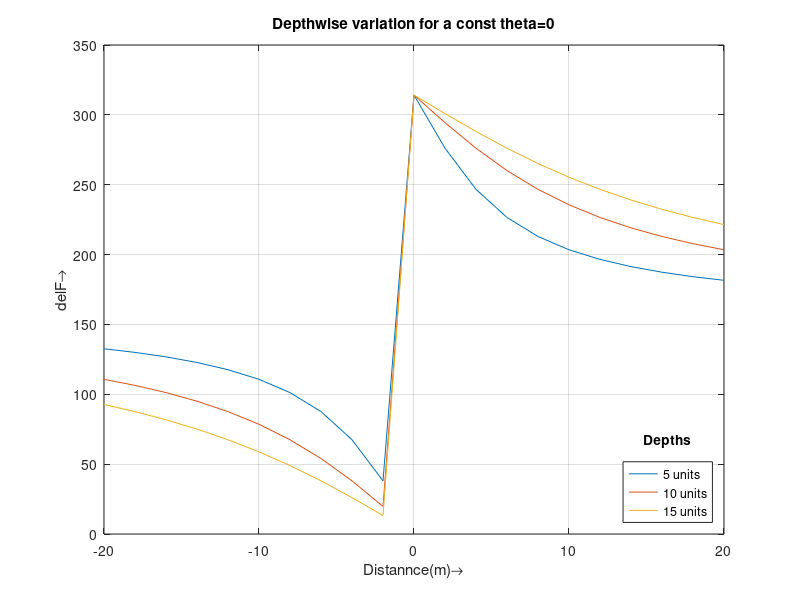
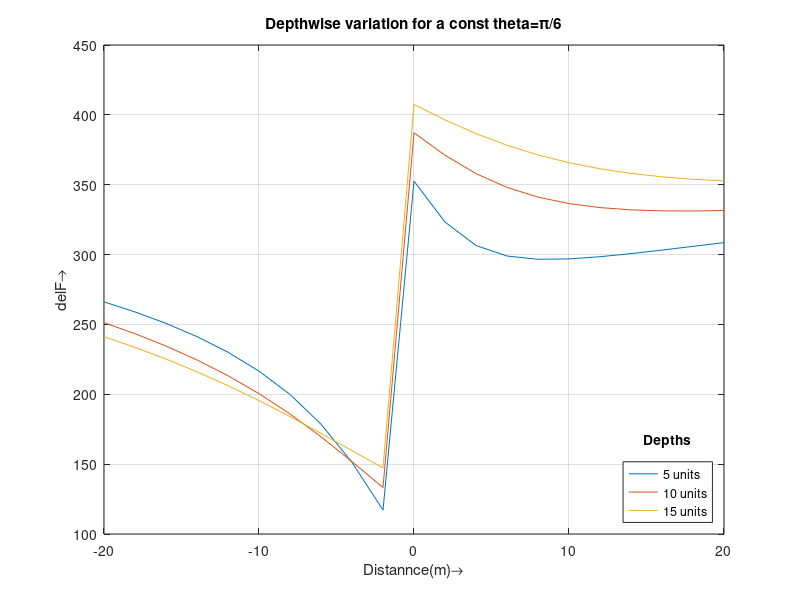
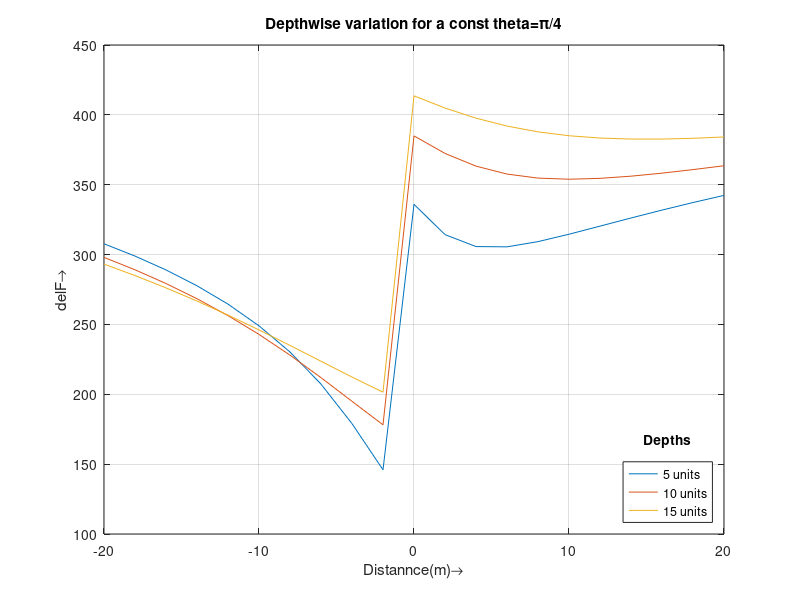
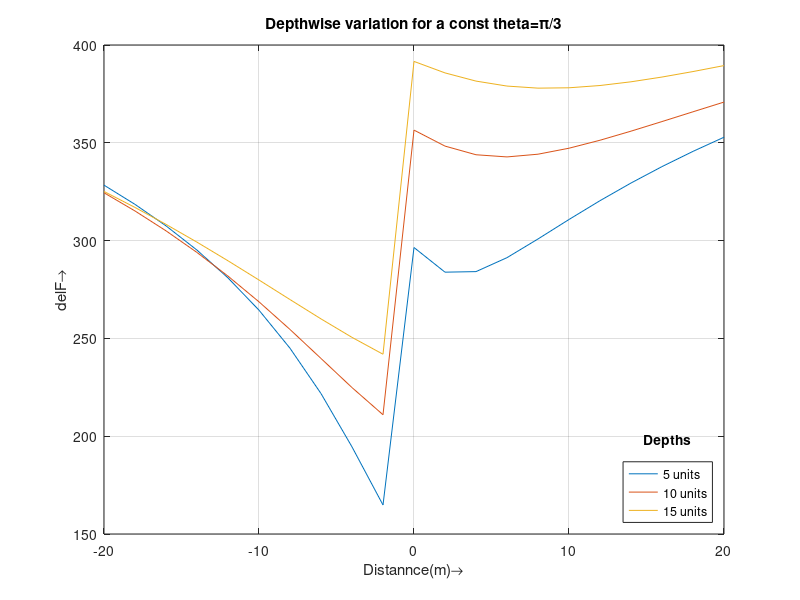

Here is the MATLAB script that generated these plots, in order:
% Contact body
clear all,close all
%%%%%%%%%%%%%%%%%%%%%%%%%%%%%%%%%%%%%%%%%%%%%%%%%%%%%%%%%%%%%%%%%%%%%%%%%

CF = 100; %Amplitude coefficient
tht = [0,pi/6,pi/4,pi/3,pi/2]; %arbitrary magnetization angle
h = [5,10, 15]; %(Depth to the center of the body)
x = -20:2:20; % Distance of the pt of obs from origin

for k=1:length(tht)
    figure(k)
    for i=1:length(h)
        for j=1:length(x)
            delF(j,k,i)= CF*(((atan(h(i)/x(j))+pi/2)*cos(tht(k))+...
            (log(sqrt(x(j)^2 + h(i)^2)))*sin(tht(k))));
        end
        plot(x,delF(:,k,i))
        hold on, grid on
    end
    leg=legend({'5 units','10 units','15 units'},'Location','southeast');
    title(leg,'Depths')
    if k>1
    str=sprintf('%s/%d','\pi',pi/tht(k));
    title(['Depthwise variation for a const theta=',str])
    else
    title(['Depthwise variation for a const theta=',num2str(tht(k))])
    end
    xlabel('Distannce(m)\rightarrow'),ylabel('delF\rightarrow')
end

figure()
plot(x,delF(:,:,2))
grid on
leg=legend({'0','pi/6','pi/4','pi/3','pi/2'},'Location','southeast');
title(leg,'Theta')
title(['Variation w.r.t dir^n of magnetization for a const depth=',num2str(10),'units'])
xlabel('Distannce(m)\rightarrow'),ylabel('delF\rightarrow')
